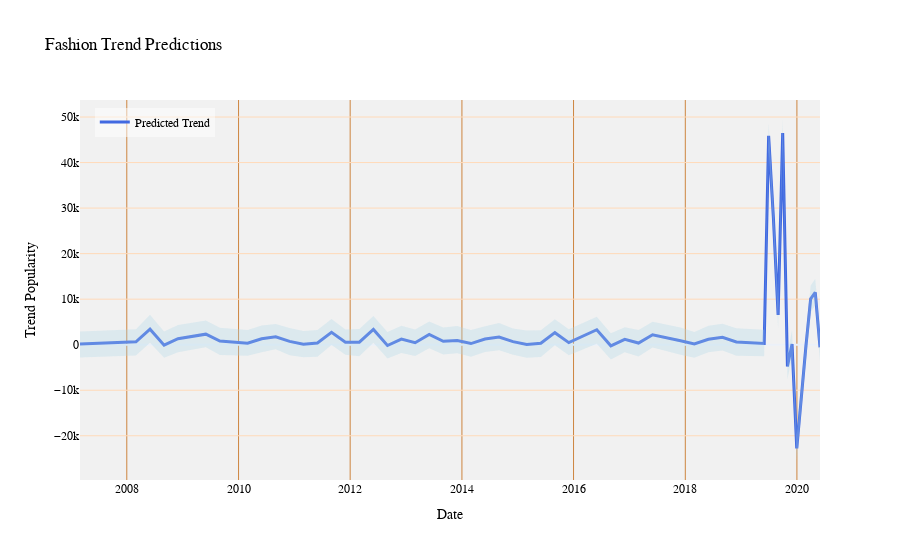

Here is the notebook cell this chart was saved with:
### Code cell
import pandas as pd
import numpy as np
from textblob import TextBlob
from collections import Counter
from prophet import Prophet
import plotly.express as px
import plotly.graph_objects as go

# Step 1: Load the dataset
df = pd.read_csv('style.csv')  # Replace with your dataset path
df = df.drop(columns=['Unnamed: 10', 'Unnamed: 11'])

# Handle missing values in productDisplayName
df = df.dropna(subset=['productDisplayName'])

# Step 2: Handle missing values in the 'year' column
# Check for missing values
print("Missing values in 'year' column:", df['year'].isnull().sum())

# Drop rows with missing 'year' values
df = df.dropna(subset=['year'])

# Convert 'year' to integer
df['year'] = df['year'].astype(int)

# Display the first few rows
print(df.head())

# Step 3: Text Analysis (NLP)
def analyze_product_names(df):
    all_words = []
    for name in df['productDisplayName']:
        if isinstance(name, str):  # Ensure the value is a string
            blob = TextBlob(name)
            all_words.extend(blob.words)
    
    stopwords = ['the', 'and', 'of', 'in', 'to', 'for', 'Men', 'Women']
    filtered_words = [word for word in all_words if word.lower() not in stopwords]
    word_freq = Counter(filtered_words)
    return word_freq.most_common(10)

trending_keywords = analyze_product_names(df)
print("Trending Keywords:", trending_keywords)

# Step 4: Trend Prediction
def predict_trends(df):
    # Map seasons to months
    season_to_month = {
        'Spring': 3,  # March
        'Summer': 6,  # June
        'Fall': 9,    # September
        'Winter': 12  # December
    }
    df['month'] = df['season'].map(season_to_month)
    
    # Check for missing or invalid values in 'month'
    print("Missing values in 'month' column:", df['month'].isnull().sum())
    print("Unique values in 'month' column:", df['month'].unique())
    
    # Drop rows with missing 'month' values (if any)
    df = df.dropna(subset=['month'])
    
    # Convert 'month' to integer
    df['month'] = df['month'].astype(int)
    
    # Debug: Print the first few rows of the 'year' and 'month' columns
    print("First few rows of 'year' and 'month':")
    print(df[['year', 'month']].head())
    
    # Create a proper datetime column
    df['ds'] = pd.to_datetime(df['year'].astype(str) + '-' + df['month'].astype(str) + '-01', format='%Y-%m-%d')
    
    # Debug: Print the first few rows of the 'ds' column
    print("First few rows of 'ds':")
    print(df['ds'].head())
    
    # Group by datetime and count occurrences
    trend_data = df.groupby('ds').size().reset_index(name='y')
    
    # Fit Prophet model
    model = Prophet()
    model.fit(trend_data)
    
    # Make future predictions
    future = model.make_future_dataframe(periods=12, freq='M')
    forecast = model.predict(future)
    return forecast

forecast = predict_trends(df)
print(forecast[['ds', 'yhat', 'yhat_lower', 'yhat_upper']].tail())

# Step 5: Visualization with Plotly
def visualize_trends(forecast):
    # Create a Plotly figure
    fig = go.Figure()

    # Add the predicted trend line
    fig.add_trace(go.Scatter(
        x=forecast['ds'],
        y=forecast['yhat'],
        mode='lines',
        name='Predicted Trend',
        line=dict(color='royalblue', width=3),
        hovertemplate='<b>Date</b>: %{x}<br><b>Trend Popularity</b>: %{y}<extra></extra>'
    ))

    # Add the uncertainty interval (shaded region)
    fig.add_trace(go.Scatter(
        x=forecast['ds'],
        y=forecast['yhat_upper'],
        mode='lines',
        line=dict(width=0),
        showlegend=False,
        hoverinfo='skip'
    ))
    fig.add_trace(go.Scatter(
        x=forecast['ds'],
        y=forecast['yhat_lower'],
        mode='lines',
        line=dict(width=0),
        fillcolor='rgba(173, 216, 230, 0.3)',
        fill='tonexty',
        showlegend=False,
        hoverinfo='skip'
    ))

    # Update layout for a trendy look
    fig.update_layout(
        title='Fashion Trend Predictions',
        xaxis_title='Date',
        yaxis_title='Trend Popularity',
        template='plotly_white',
        hovermode='x unified',
        font=dict(family='Arial', size=12, color='black'),
        plot_bgcolor='rgba(240, 240, 240, 0.9)',
        paper_bgcolor='rgba(255, 255, 255, 0.9)',
        xaxis=dict(showgrid=True, gridcolor='peru'),
        yaxis=dict(showgrid=True, gridcolor='peachpuff'),
        legend=dict(x=0.02, y=0.98, bgcolor='rgba(255, 255, 255, 0.5)')
    )

    # Add hover effects
    fig.update_traces(
        hoverlabel=dict(bgcolor='white', font_size=12, font_family='Arial')
    )

    # Show the figure
    fig.show()

visualize_trends(forecast)

# Step 6: Analyze Article Types and Colors
def analyze_article_colors(df):
    article_color_counts = df.groupby(['articleType', 'baseColour']).size().reset_index(name='count')
    article_color_counts = article_color_counts.sort_values(by='count', ascending=False)
    return article_color_counts.head(10)

popular_article_colors = analyze_article_colors(df)
print("Popular Article Types and Colors:")
print(popular_article_colors)

### Figure 1 — Plotly figure (JSON) as saved in the notebook; plotly's stock layout.template omitted (floating-point values rounded to 4 significant figures)
{"data": [{"hoverlabel": {"bgcolor": "white", "font": {"family": "Arial", "size": 12}}, "hovertemplate": "<b>Date</b>: %{x}<br><b>Trend Popularity</b>: %{y}<extra></extra>", "line": {"color": "royalblue", "width": 3}, "mode": "lines", "name": "Predicted Trend", "type": "scatter", "x": ["2007-03-01T00:00:00", "2008-03-01T00:00:00", "2008-06-01T00:00:00", "2008-09-01T00:00:00", "2008-12-01T00:00:00", "2009-06-01T00:00:00", "2009-09-01T00:00:00", "2010-03-01T00:00:00", "2010-06-01T00:00:00", "2010-09-01T00:00:00", "2010-12-01T00:00:00", "2011-03-01T00:00:00", "2011-06-01T00:00:00", "2011-09-01T00:00:00", "2011-12-01T00:00:00", "2012-03-01T00:00:00", "2012-06-01T00:00:00", "2012-09-01T00:00:00", "2012-12-01T00:00:00", "2013-03-01T00:00:00", "2013-06-01T00:00:00", "2013-09-01T00:00:00", "2013-12-01T00:00:00", "2014-03-01T00:00:00", "2014-06-01T00:00:00", "2014-09-01T00:00:00", "2014-12-01T00:00:00", "2015-03-01T00:00:00", "2015-06-01T00:00:00", "2015-09-01T00:00:00", "2015-12-01T00:00:00", "2016-06-01T00:00:00", "2016-09-01T00:00:00", "2016-12-01T00:00:00", "2017-03-01T00:00:00", "2017-06-01T00:00:00", "2017-12-01T00:00:00", "2018-03-01T00:00:00", "2018-06-01T00:00:00", "2018-09-01T00:00:00", "2018-12-01T00:00:00", "2019-06-01T00:00:00", "2019-06-30T00:00:00", "2019-07-31T00:00:00", "2019-08-31T00:00:00", "2019-09-30T00:00:00", "2019-10-31T00:00:00", "2019-11-30T00:00:00", "2019-12-31T00:00:00", "2020-01-31T00:00:00", "2020-02-29T00:00:00", "2020-03-31T00:00:00", "2020-04-30T00:00:00", "2020-05-31T00:00:00"], "y": [156.4, 626.2, 3414.0, -112.1, 1312.0, 2318.0, 816.5, 312.1, 1308.0, 1757.0, 736.1, 94.22, 385.4, 2707.0, 524.3, 564.0, 3352.0, -174.3, 1250.0, 427.1, 2256.0, 754.1, 936.5, 249.7, 1246.0, 1694.0, 673.5, 31.57, 322.7, 2644.0, 461.5, 3289.0, -237.2, 1187.0, 364.1, 2193.0, 873.6, 186.7, 1183.0, 1631.0, 610.6, 259.8, 45880.0, 27950.0, 6530.0, 46460.0, -4792.0, 138.5, -22790.0, -10400.0, -290.3, 10070.0, 11470.0, -575.2]}, {"hoverinfo": "skip", "hoverlabel": {"bgcolor": "white", "font": {"family": "Arial", "size": 12}}, "line": {"width": 0}, "mode": "lines", "showlegend": false, "type": "scatter", "x": ["2007-03-01T00:00:00", "2008-03-01T00:00:00", "2008-06-01T00:00:00", "2008-09-01T00:00:00", "2008-12-01T00:00:00", "2009-06-01T00:00:00", "2009-09-01T00:00:00", "2010-03-01T00:00:00", "2010-06-01T00:00:00", "2010-09-01T00:00:00", "2010-12-01T00:00:00", "2011-03-01T00:00:00", "2011-06-01T00:00:00", "2011-09-01T00:00:00", "2011-12-01T00:00:00", "2012-03-01T00:00:00", "2012-06-01T00:00:00", "2012-09-01T00:00:00", "2012-12-01T00:00:00", "2013-03-01T00:00:00", "2013-06-01T00:00:00", "2013-09-01T00:00:00", "2013-12-01T00:00:00", "2014-03-01T00:00:00", "2014-06-01T00:00:00", "2014-09-01T00:00:00", "2014-12-01T00:00:00", "2015-03-01T00:00:00", "2015-06-01T00:00:00", "2015-09-01T00:00:00", "2015-12-01T00:00:00", "2016-06-01T00:00:00", "2016-09-01T00:00:00", "2016-12-01T00:00:00", "2017-03-01T00:00:00", "2017-06-01T00:00:00", "2017-12-01T00:00:00", "2018-03-01T00:00:00", "2018-06-01T00:00:00", "2018-09-01T00:00:00", "2018-12-01T00:00:00", "2019-06-01T00:00:00", "2019-06-30T00:00:00", "2019-07-31T00:00:00", "2019-08-31T00:00:00", "2019-09-30T00:00:00", "2019-10-31T00:00:00", "2019-11-30T00:00:00", "2019-12-31T00:00:00", "2020-01-31T00:00:00", "2020-02-29T00:00:00", "2020-03-31T00:00:00", "2020-04-30T00:00:00", "2020-05-31T00:00:00"], "y": [2915.0, 3387.0, 6600.0, 2923.0, 4344.0, 5317.0, 3704.0, 3230.0, 4227.0, 4556.0, 3671.0, 3006.0, 3216.0, 5638.0, 3344.0, 3451.0, 6292.0, 2778.0, 4181.0, 3352.0, 5096.0, 3799.0, 4109.0, 3217.0, 4072.0, 4754.0, 3564.0, 3111.0, 3201.0, 5571.0, 3410.0, 6162.0, 2542.0, 3822.0, 3244.0, 5025.0, 3769.0, 2813.0, 4170.0, 4597.0, 3637.0, 3271.0, 48640.0, 30960.0, 9368.0, 49570.0, -1831.0, 3192.0, -19820.0, -7562.0, 2288.0, 13010.0, 14510.0, 2423.0]}, {"fill": "tonexty", "fillcolor": "rgba(173, 216, 230, 0.3)", "hoverinfo": "skip", "hoverlabel": {"bgcolor": "white", "font": {"family": "Arial", "size": 12}}, "line": {"width": 0}, "mode": "lines", "showlegend": false, "type": "scatter", "x": ["2007-03-01T00:00:00", "2008-03-01T00:00:00", "2008-06-01T00:00:00", "2008-09-01T00:00:00", "2008-12-01T00:00:00", "2009-06-01T00:00:00", "2009-09-01T00:00:00", "2010-03-01T00:00:00", "2010-06-01T00:00:00", "2010-09-01T00:00:00", "2010-12-01T00:00:00", "2011-03-01T00:00:00", "2011-06-01T00:00:00", "2011-09-01T00:00:00", "2011-12-01T00:00:00", "2012-03-01T00:00:00", "2012-06-01T00:00:00", "2012-09-01T00:00:00", "2012-12-01T00:00:00", "2013-03-01T00:00:00", "2013-06-01T00:00:00", "2013-09-01T00:00:00", "2013-12-01T00:00:00", "2014-03-01T00:00:00", "2014-06-01T00:00:00", "2014-09-01T00:00:00", "2014-12-01T00:00:00", "2015-03-01T00:00:00", "2015-06-01T00:00:00", "2015-09-01T00:00:00", "2015-12-01T00:00:00", "2016-06-01T00:00:00", "2016-09-01T00:00:00", "2016-12-01T00:00:00", "2017-03-01T00:00:00", "2017-06-01T00:00:00", "2017-12-01T00:00:00", "2018-03-01T00:00:00", "2018-06-01T00:00:00", "2018-09-01T00:00:00", "2018-12-01T00:00:00", "2019-06-01T00:00:00", "2019-06-30T00:00:00", "2019-07-31T00:00:00", "2019-08-31T00:00:00", "2019-09-30T00:00:00", "2019-10-31T00:00:00", "2019-11-30T00:00:00", "2019-12-31T00:00:00", "2020-01-31T00:00:00", "2020-02-29T00:00:00", "2020-03-31T00:00:00", "2020-04-30T00:00:00", "2020-05-31T00:00:00"], "y": [-2835.0, -2357.0, 427.2, -2838.0, -1660.0, -570.2, -2282.0, -2447.0, -1651.0, -1017.0, -2316.0, -2761.0, -2664.0, -50.34, -2216.0, -2522.0, 430.0, -3029.0, -1806.0, -2475.0, -781.5, -2173.0, -1892.0, -2619.0, -1589.0, -1216.0, -2195.0, -2881.0, -2676.0, -101.3, -2302.0, 192.0, -3224.0, -1659.0, -2569.0, -589.7, -2179.0, -2847.0, -1667.0, -1257.0, -2420.0, -2524.0, 42810.0, 25030.0, 3534.0, 43710.0, -7587.0, -2702.0, -25540.0, -13380.0, -3264.0, 7056.0, 8658.0, -3616.0]}], "layout": {"autosize": true, "font": {"color": "black", "family": "Arial", "size": 12}, "hovermode": "x unified", "legend": {"bgcolor": "rgba(255, 255, 255, 0.5)", "x": 0.02, "y": 0.98}, "paper_bgcolor": "rgba(255, 255, 255, 0.9)", "plot_bgcolor": "rgba(240, 240, 240, 0.9)", "title": {"text": "Fashion Trend Predictions"}, "xaxis": {"autorange": true, "gridcolor": "peru", "range": ["2007-03-01", "2020-05-31"], "showgrid": true, "title": {"text": "Date"}, "type": "date"}, "yaxis": {"autorange": true, "gridcolor": "peachpuff", "range": [-29710.0, 53740.0], "showgrid": true, "title": {"text": "Trend Popularity"}, "type": "linear"}}}
